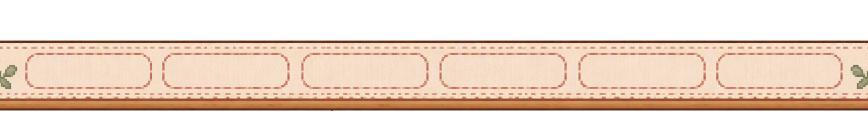
#> input picture assets/visual-v4-3/components/flat-dock-original.png, 1735 x 254 px (shown at 1/2 size)
$ python prepare_component_skins.py
#> lines starting #> are read from the running program, lines starting #| are printed output that depends on the picture
### tools/prepare_meowa_v4_2.py
"""Technical export of reviewed Meowa art. Never cuts or composes room furniture.

Complete rooms only receive fixed 1/2 sampling and 12px edge padding. UI crops
come from the unmodified official component splitter. Original media is retained.
"""
import array, hashlib, json, os, re, shutil, struct, sys
from pathlib import Path
from PIL import Image, ImageSequence
from analyze_desktop_pet import parse_frames, original

ROOT=Path(__file__).resolve().parents[1]
A=ROOT/'assets/visual-v4-2'; G=A/'generated'; RUN=A/'runtime'
SOURCE=Path('D:/Espressif/LittleWorld/sources/DesktopPet')
rows=[]
def sha(p): return hashlib.sha256(p.read_bytes()).hexdigest()
# [8 lines left out: function source, not called in this run]
def copy(src,dst):
    if src.resolve()!=dst.resolve(): shutil.copyfile(src,dst)
# [98 lines left out: functions rgb565, pack, scene, main, not called in this run]
# [1 lines that do not run on import are left out]

### tools/prepare_component_skins.py
"""Officially segmented Meowa components -> shared LWPX atlas and joint bed clips.
Only technical UI packing/canvas conversion; never rearranges room furniture.
"""
import json,shutil,sys
from pathlib import Path
from PIL import Image,ImageSequence
from prepare_meowa_v4_2 import pack,copy
R=Path(__file__).resolve().parents[1];A=R/'assets/visual-v4-3/components';A.mkdir(parents=True,exist_ok=True)
S=R/'private/v43-components';rows=[]
def raw(which):return next((S/which).rglob('ui_output.png'),A/(which+'-original.png'))
def components(which):
    dest=A/which;dest.mkdir(exist_ok=True);source=S/(which+'-split')
    for p in source.glob('component_*.png'):copy(p,dest/p.name)
    if (source/'final_outputs.json').exists():copy(source/'final_outputs.json',dest/'SEGMENTATION.json')
    copy(raw(which),A/(which+'-original.png'));return dest
ui=components('ui');atlas=Image.new('RGBA',(512,544))
#> after `atlas = Image.new('RGBA', (512, 544))`: atlas: PIL image 512x544 RGBA; every value is 0
def put(name,path,rect,rotate=False):
#> called with name = 'dock', rect = (0, 0, 512, 44), rotate = False
    im=Image.open(path).convert('RGBA')
#> im is the input picture: PIL image 1735x254 RGBA; mean R, G, B, A 175.8, 142, 119.7, 140.6
    if name=='dock':im=im.crop(im.getchannel('A').getbbox())
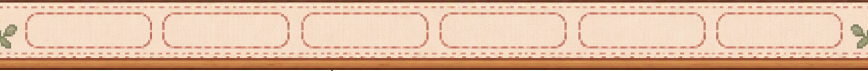
#> im: PIL image 1735x141 RGBA (shown at 1/2 size); mean R, G, B, A 222.2, 186.4, 160.7, 253.2; transparent parts drawn white
    if rotate:im=im.transpose(Image.Transpose.ROTATE_90)
    x,y,w,h=rect;scale=min(w/im.width,h/im.height);size=(max(1,round(im.width*scale)),max(1,round(im.height*scale)))
#> after `scale = min(w / im.width, h / im.height)`: scale = 0.295
#> after `size = (max(1, round(im.width * scale)), max(1, round(im.height * scal`: size = (512, 42)
    im=im.resize(size,Image.Resampling.NEAREST);im.putalpha(im.getchannel('A').point(lambda a:255 if a>=128 else 0))
#> after `im = im.resize(size, Image.Resampling.NEAREST)`:
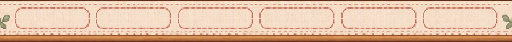
#> im: PIL image 512x42 RGBA; mean R, G, B, A 224.4, 188.8, 162.8, 255
    atlas.alpha_composite(im,(x+(w-im.width)//2,y+(h-im.height)//2));rows.append({'id':name,'source':path.relative_to(R).as_posix(),'atlas_xywh':list(rect),'rotation':90 if rotate else 0,'visible_size':list(size)})
#> after `atlas.alpha_composite(im, (x + (w - im.width) // 2, y + (h - im.height`:
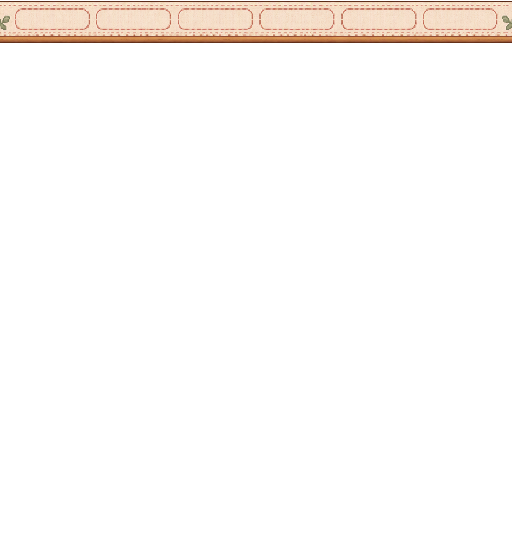
#> atlas: PIL image 512x544 RGBA; mean R, G, B, A 17.3, 14.6, 12.6, 19.7; transparent parts drawn white
specs=[('dock',2,(0,0,512,44)),('time',9,(0,75,316,45)),('status-group',5,(316,75,196,28)),('action',7,(0,120,112,44)),('selected',6,(112,120,112,44)),('pressed',8,(224,120,112,44)),('collapsed',10,(336,120,64,44)),('close',11,(400,120,56,44)),('bookmark',4,(456,120,20,58)),('note',3,(0,178,148,136)),('book',1,(0,314,480,220))]
flat=next((S/'flat-dock').rglob('edited.png'),A/'flat-dock-original.png');copy(flat,A/'flat-dock-original.png')
#> (the run stopped early here; a loop or call above may not have finished)
